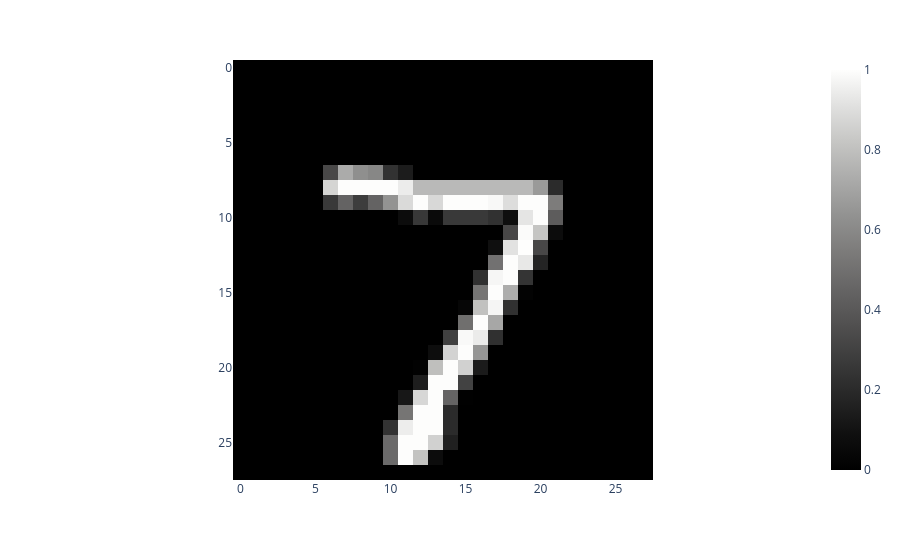

Notebook cell for this chart:
### Code cell
for features, labels in test_loader:
    break

fig = px.imshow(features[0].view(28, 28).cpu().numpy(), color_continuous_scale='gray')
fig.show()

### Figure 1 — Plotly figure (JSON) as saved in the notebook; plotly's stock layout.template omitted (floating-point values rounded to 4 significant figures; data arrays with more than 128 entries replaced by an {"elided": "..."} marker saying what was removed)
{"data": [{"coloraxis": "coloraxis", "hovertemplate": "x: %{x}<br>y: %{y}<br>color: %{z}<extra></extra>", "name": "0", "type": "heatmap", "xaxis": "x", "yaxis": "y", "z": {"elided": "28x28 float values"}}], "layout": {"coloraxis": {"colorscale": [[0, "rgb(0, 0, 0)"], [0.09091, "rgb(16, 16, 16)"], [0.1818, "rgb(38, 38, 38)"], [0.2727, "rgb(59, 59, 59)"], [0.3636, "rgb(81, 80, 80)"], [0.4545, "rgb(102, 101, 101)"], [0.5455, "rgb(124, 123, 122)"], [0.6364, "rgb(146, 146, 145)"], [0.7273, "rgb(171, 171, 170)"], [0.8182, "rgb(197, 197, 195)"], [0.9091, "rgb(224, 224, 223)"], [1, "rgb(254, 254, 253)"]]}, "margin": {"t": 60}, "xaxis": {"anchor": "y", "constrain": "domain", "domain": [0, 1], "scaleanchor": "y"}, "yaxis": {"anchor": "x", "autorange": "reversed", "constrain": "domain", "domain": [0, 1]}}}
